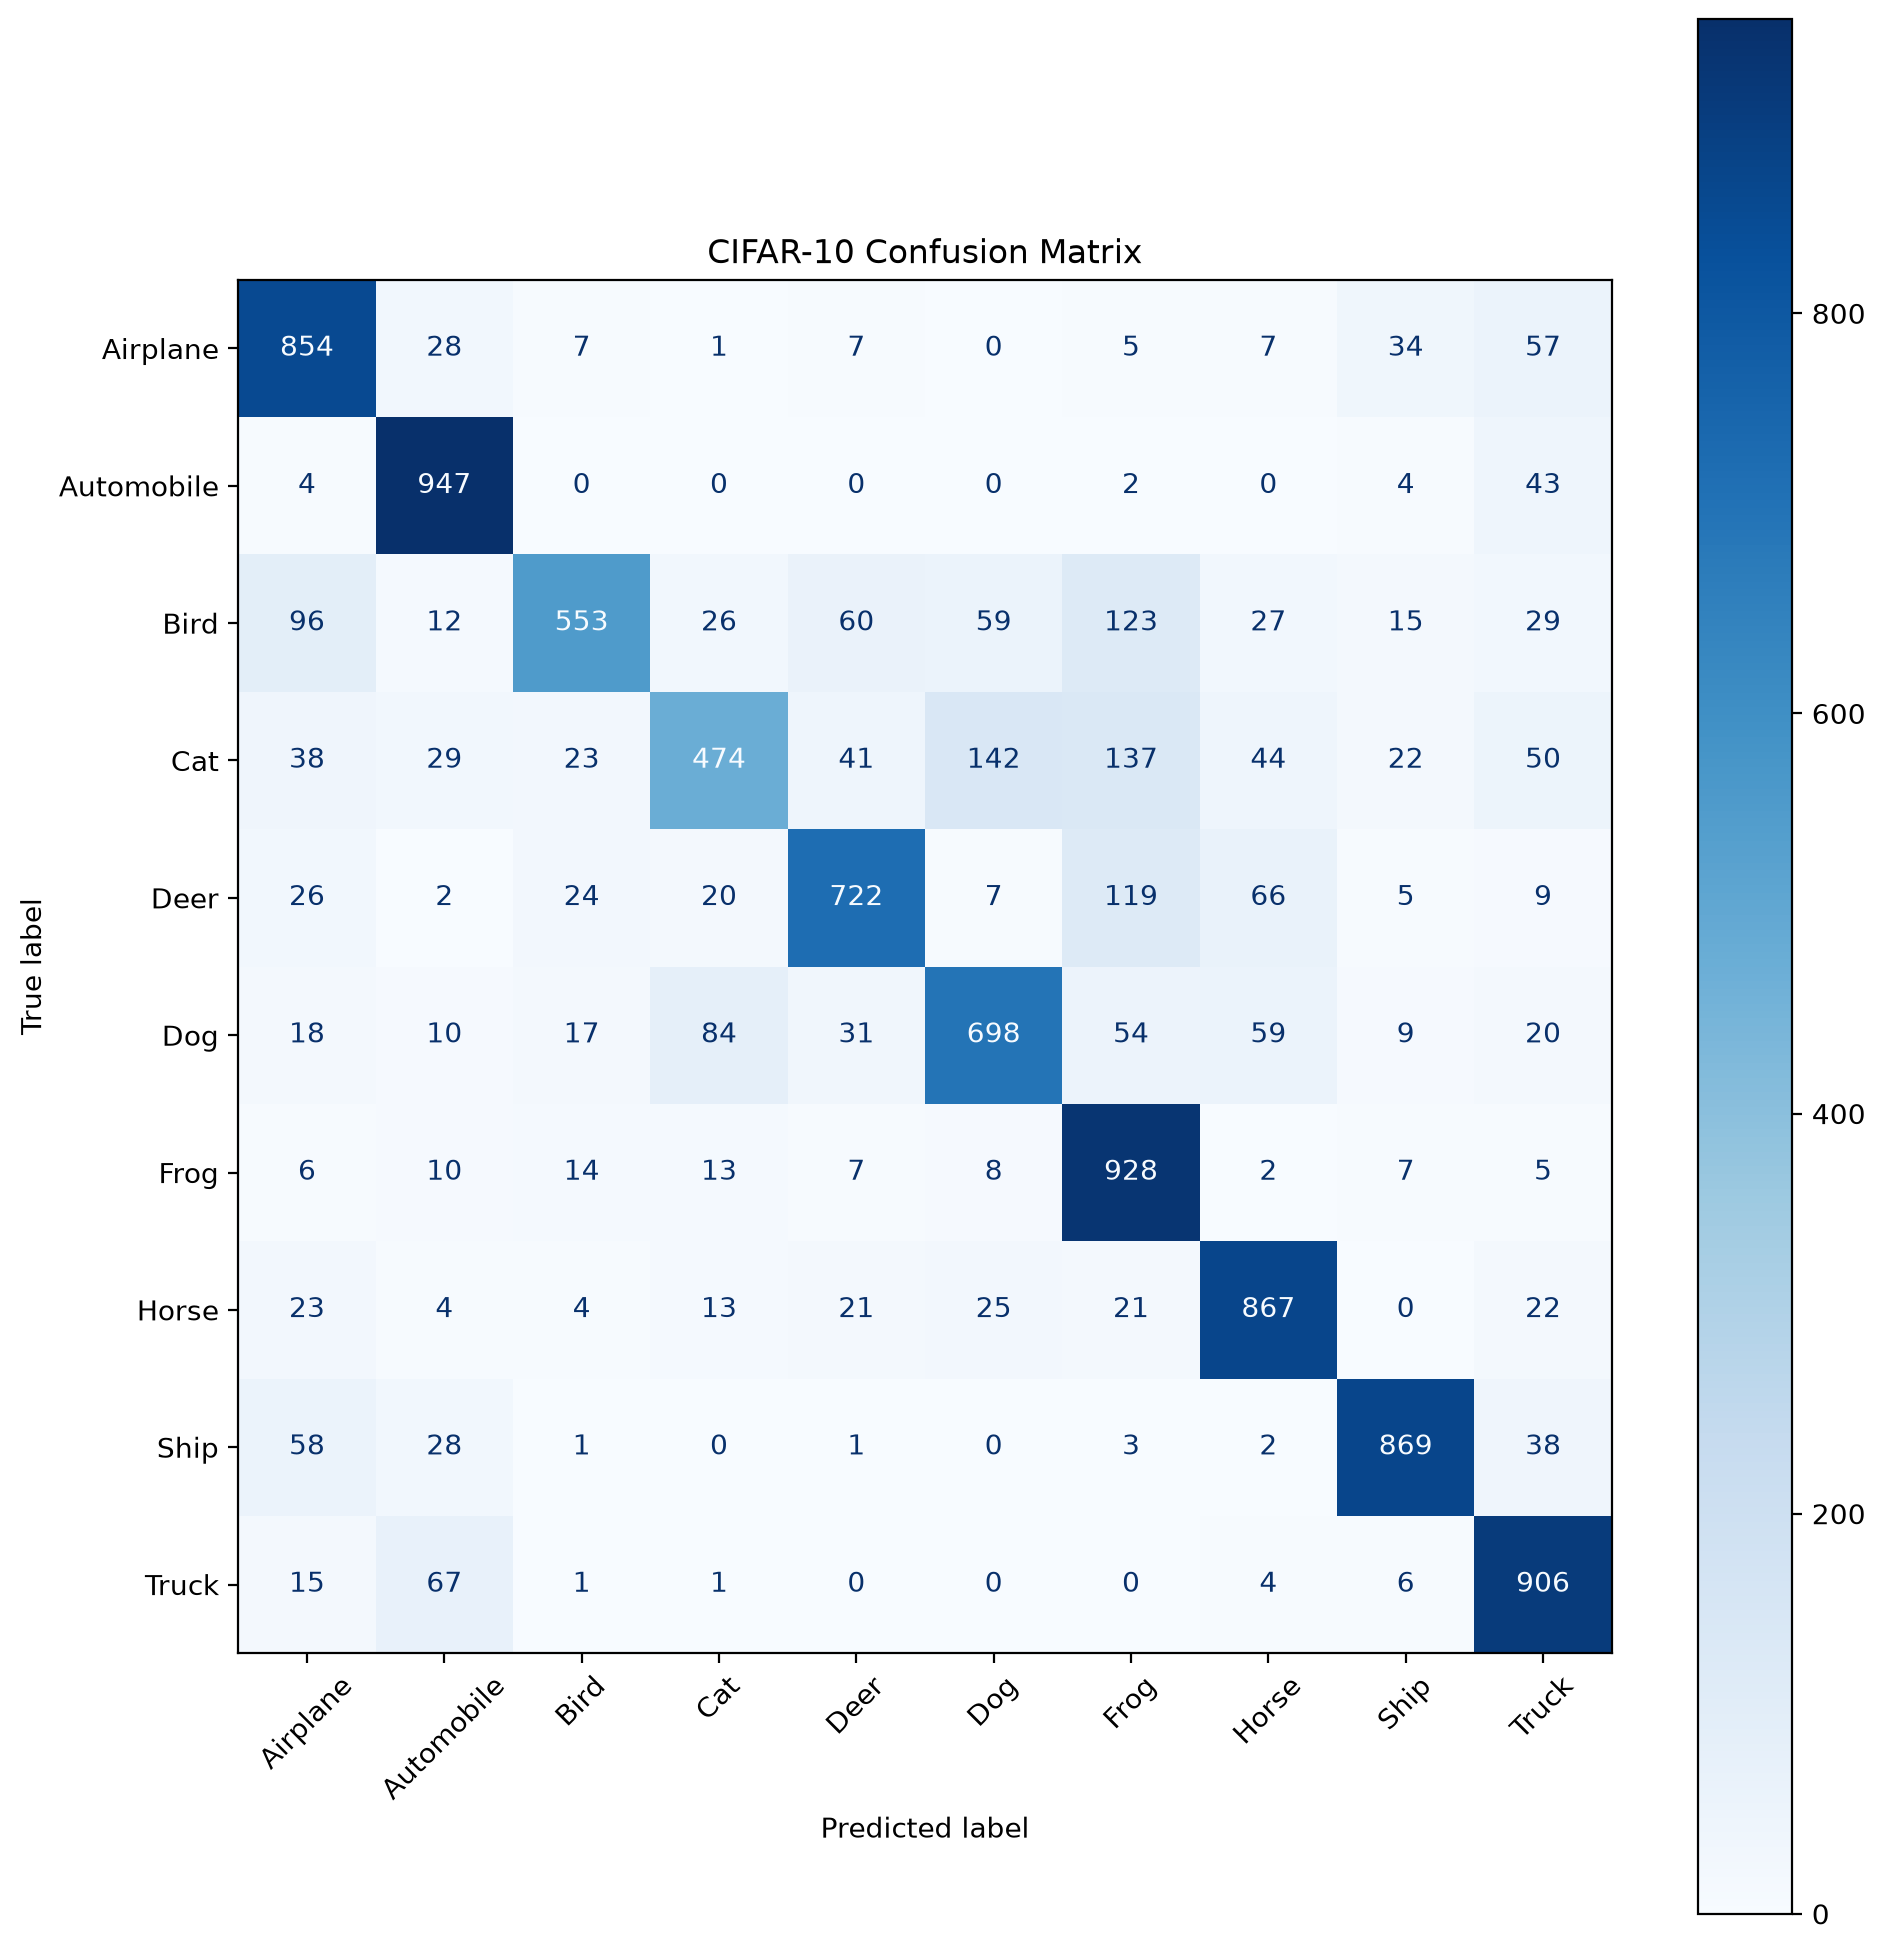

This figure's Python source:
import tensorflow as tf
import numpy as np
import matplotlib.pyplot as plt
import os

from tensorflow.keras.datasets import cifar10
from sklearn.metrics import confusion_matrix, ConfusionMatrixDisplay


# Step 1: Find project and output folders
script_dir = os.path.dirname(os.path.abspath(__file__))
project_dir = os.path.dirname(script_dir)

output_dir = script_dir


# Step 2: Class names
class_names = [
    'Airplane', 'Automobile', 'Bird', 'Cat', 'Deer',
    'Dog', 'Frog', 'Horse', 'Ship', 'Truck'
]


# Step 3: Find saved model
possible_paths = [
    os.path.join(output_dir, "cifar10_model.keras"),
    os.path.join(output_dir, "best_model.keras"),
    os.path.join(project_dir, "cifar10_model.keras"),
    os.path.join(project_dir, "best_model.keras")
]

model_path = None

for path in possible_paths:
    if os.path.isfile(path):
        model_path = path
        break

if model_path is None:
    raise FileNotFoundError(
        "Model file not found! Check cifar10_model.keras "
        "or best_model.keras in your project folders."
    )

print("Model found:", model_path)


# Step 4: Load CIFAR-10 test dataset
(_, _), (X_test, y_test) = cifar10.load_data()

print("Test Dataset Loaded Successfully!")


# Step 5: Normalize images
X_test = X_test.astype("float32") / 255.0


# Step 6: Load trained model
model = tf.keras.models.load_model(model_path)

print("Trained Model Loaded Successfully!")


# Step 7: Predict images
y_pred = model.predict(X_test, batch_size=64)

y_pred_classes = np.argmax(y_pred, axis=1)
y_true = y_test.flatten()

print("Predictions Completed Successfully!")


# Step 8: Generate confusion matrix
cm = confusion_matrix(y_true, y_pred_classes)

disp = ConfusionMatrixDisplay(
    confusion_matrix=cm,
    display_labels=class_names
)

fig, ax = plt.subplots(figsize=(10, 10))

disp.plot(
    ax=ax,
    cmap="Blues",
    xticks_rotation=45
)

plt.title("CIFAR-10 Confusion Matrix")
plt.tight_layout()


# Step 9: Save confusion matrix
save_path = os.path.join(output_dir, "confusion_matrix.png")

plt.savefig(
    save_path,
    dpi=200,
    bbox_inches="tight"
)

plt.show()
plt.close()

print("Confusion Matrix Saved Successfully!")
print("File Location:", save_path)
